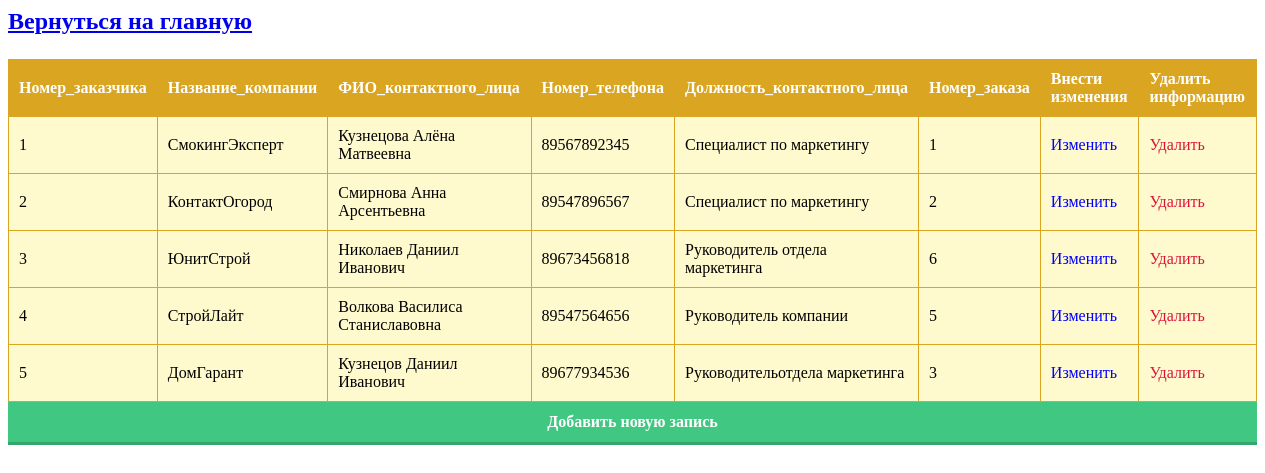
Page /app/zakaz.php on the committed database.
### app/zakaz.php (the view, shortened to what this page needs)
<a href="index.php"><h2><p align="left">Вернуться  на главную</p></h2></a>
<?php
include ("db.php");
?>
<html>
<head>
<link rel="stylesheet" href="button.css">
</head>
<body>
<table class="myTable">
<tr>
<th>Номер_заказчика</th>
<th>Название_компании</th>
<th>ФИО_контактного_лица </th>
<th>Номер_телефона</th>
<th> Должность_контактного_лица</th>
<th>Номер_заказа</th>
<th>Внести изменения</th>
<th>Удалить информацию</th>
</tr>
<?php
$pro = mysqli_query($db, "SELECT * FROM заказчики");
$pro = mysqli_fetch_all($pro);
foreach ($pro as $pr) {
?>
<tr>
<td><?=$pr[0] ?></td>
<td><?=$pr[1] ?></td>
<td><?=$pr[2] ?></td>
<td><?=$pr[3] ?></td>
<td><?=$pr[4] ?></td>
<td><?=$pr[5] ?></td>
<td><a style="color: blue; text-decoration: none;" href="update3.php?id=<?=$pr[0] ?>">Изменить</a></td>
<td><a style="color: #DC143C; text-decoration: none;" href="delete3.php?id=<?=$pr[0] ?>">Удалить</a></td>
</tr>
<?php
}
?>
</table>
</body>
</html>
<a href="add3.php" class="button">Добавить новую запись</a>

### app/button.css (style rules this page uses)
.button { display: flex; justify-content: center; font-weight: 700; color: white; text-decoration: none; padding: 0.7em 1em calc(0.7em + 3px); background: rgb(64,199,129); box-shadow: 0 -3px rgb(53,167,110) inset; transition: 0.5s; }

### app/zakaz.php (style rules this page uses)
.myTable { width: 100%; text-align: left; background-color: lemonchiffon; border-collapse: collapse; }
.myTable th { background-color: goldenrod; color: white; }
.myTable td, .myTable th { padding: 10px; border: 1px solid goldenrod; }

### rows in the picture
заказчики: Номер_заказчика "1", Название_компании "СмокингЭксперт", ФИО_контактного_лица "Кузнецова Алёна Матвеевна", Номер_телефона "89567892345", Должность_контактного_лица "Специалист по маркетингу", Номер_заказа "1"
заказчики: Номер_заказчика "2", Название_компании "КонтактОгород", ФИО_контактного_лица "Смирнова Анна Арсентьевна", Номер_телефона "89547896567", Должность_контактного_лица "Специалист по маркетингу", Номер_заказа "2"
заказчики: Номер_заказчика "3", Название_компании "ЮнитСтрой", ФИО_контактного_лица "Николаев Даниил Иванович", Номер_телефона "89673456818", Должность_контактного_лица "Руководитель отдела маркетинга", Номер_заказа "6"
заказчики: Номер_заказчика "4", Название_компании "СтройЛайт", ФИО_контактного_лица "Волкова Василиса Станиславовна", Номер_телефона "89547564656", Должность_контактного_лица "Руководитель компании", Номер_заказа "5"
заказчики: Номер_заказчика "5", Название_компании "ДомГарант", ФИО_контактного_лица "Кузнецов Даниил Иванович", Номер_телефона "89677934536", Должность_контактного_лица "Руководительотдела маркетинга", Номер_заказа "3"
